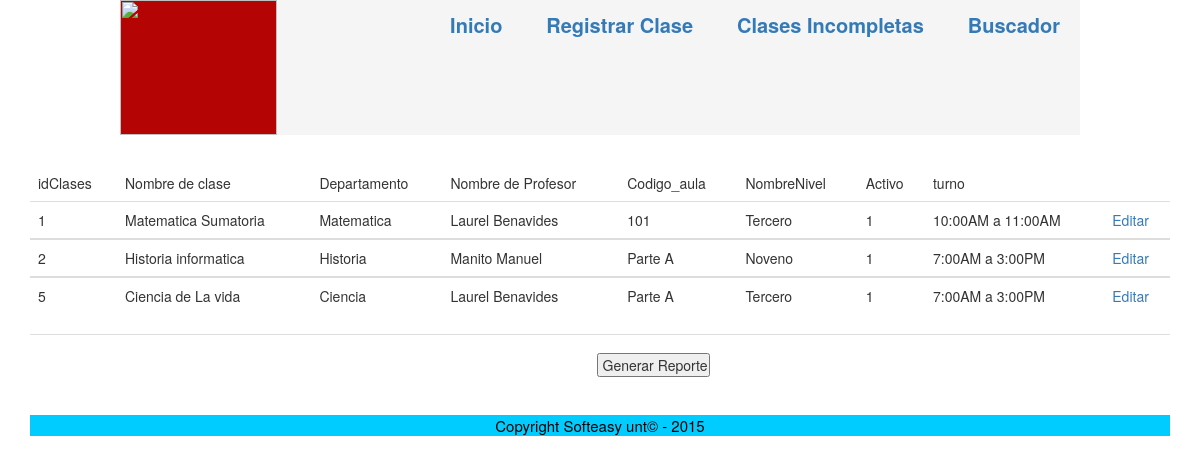
Page /Clases/Mostrar.php (signed in) on the earlier database version.
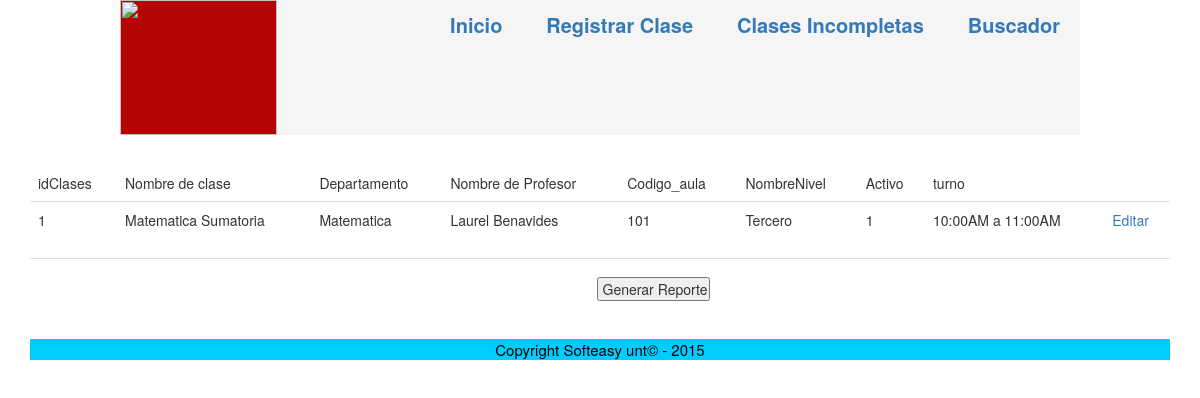
Same page on the later database version.
### tables this page shows
CREATE TABLE `clases` (
  `idClases` int(11) NOT NULL AUTO_INCREMENT,
  `Nombre_clase` varchar(45) NOT NULL,
  `IDDepartamento` int(11) DEFAULT NULL,
  `idProfesores` int(11) DEFAULT NULL,
  `idAulas` int(11) DEFAULT NULL,
  `IDNivel` int(11) DEFAULT NULL,
  `Activo` tinyint(1) DEFAULT NULL,
  `idTurno` int(11) DEFAULT NULL,
  PRIMARY KEY (`idClases`)
);

CREATE TABLE `Departamento` (
  `IDDepartamento` int(11) NOT NULL AUTO_INCREMENT,
  `Nombre` varchar(45) NOT NULL,
  `Descripcion` varchar(45) NOT NULL,
  PRIMARY KEY (`IDDepartamento`)
);

CREATE TABLE `profesores` (
  `idProfesores` int(11) NOT NULL AUTO_INCREMENT,
  `profesores_nombres` varchar(45) DEFAULT NULL,
  `Profesores_apellidos` varchar(45) DEFAULT NULL,
  `Sexo` varchar(45) DEFAULT NULL,
  `telefono` varchar(45) DEFAULT NULL,
  `celular` varchar(45) DEFAULT NULL,
  `Cedula` varchar(45) DEFAULT NULL,
  `direccion` varchar(45) DEFAULT NULL,
  `Nacionalidad` varchar(45) DEFAULT NULL,
  `Ciudad` varchar(45) DEFAULT NULL,
  `correo` varchar(50) DEFAULT NULL,
  `IDDepartamento` int(11) DEFAULT NULL,
  `Salario` float DEFAULT NULL,
  `Dinero` varchar(45) DEFAULT NULL,
  `FotoProf` mediumblob,
  `ProfDia` varchar(2) DEFAULT NULL,
  `ProfMes` varchar(45) DEFAULT NULL,
  `ProfAnio` varchar(4) DEFAULT NULL,
  `id_Turno` int(11) NOT NULL,
  `IDCargo` int(11) DEFAULT NULL,
  `Activo` tinyint(1) DEFAULT NULL,
  PRIMARY KEY (`idProfesores`)
);

CREATE TABLE `aulas` (
  `idAulas` int(11) NOT NULL AUTO_INCREMENT,
  `Codigo_aula` varchar(45) NOT NULL,
  `Descripcion` varchar(45) NOT NULL,
  `id_edificio` int(11) NOT NULL,
  PRIMARY KEY (`idAulas`)
);

CREATE TABLE `niveles` (
  `idNivel` int(11) NOT NULL AUTO_INCREMENT,
  `NombreNivel` varchar(20) NOT NULL,
  PRIMARY KEY (`idNivel`)
);

CREATE TABLE `turno` (
  `idTurno` int(11) NOT NULL AUTO_INCREMENT,
  `turno` varchar(45) NOT NULL,
  PRIMARY KEY (`idTurno`)
);

### Clases/Mostrar.php (the view, shortened to what this page needs)
  <?php require_once('../Connections/basededatos.php'); ?>
  <?php
$query_ClasesID = "SELECT clases.idClases, clases.Nombre_clase, Departamento.Nombre, profesores.profesores_nombres, profesores.Profesores_apellidos, aulas.Codigo_aula, niveles.NombreNivel, clases.Activo, turno.turno FROM clases, Departamento, profesores, aulas, niveles, turno WHERE Departamento.IDDepartamento=clases.IDDepartamento AND clases.idProfesores = profesores.idProfesores AND clases.idAulas =aulas.idAulas AND clases.IDNivel=niveles.idNivel AND turno.idTurno = clases.idTurno";
$ClasesID = mysql_query($query_ClasesID, $basededatos) or die(mysql_error());
$row_ClasesID = mysql_fetch_assoc($ClasesID);
?>
<!DOCTYPE html PUBLIC "-//W3C//DTD XHTML 1.0 Transitional//EN" "http://www.w3.org/TR/xhtml1/DTD/xhtml1-transitional.dtd">
<html xmlns="http://www.w3.org/1999/xhtml">
<head>
<link rel="stylesheet" href="../Css/Styles.css" type="text/css">
<link href="../Css/bootstrap.min.css" rel="stylesheet">
</head>
<body>
<header>
<div class= "contenedor">
<div class="logo">
<center><img src="../Imagenes/sca-administrator_solo_por_illustracion.jpg" alt="" width="157" height="135"/></center>
</div >
	<nav>
<p>
	<a href="../paginas/Home.php">Inicio</a>
    <a href="ClaseRegistro.php">Registrar Clase</a>
 	<a href="Claseincomplet.php">Clases Incompletas</a>
    <a href="Buscar.php">Buscador</a>
	</nav>
</div>
</header>
 <div class="container">
 <div class="table-responsive">
<p>&nbsp;</p>
<table class="table" width="80%">
  <thead>
  <tr>
    <td>idClases</td>
    <td>Nombre de clase</td>
    <td>Departamento</td>
    <td>Nombre de Profesor </td>
    <td>Codigo_aula</td>
    <td>NombreNivel</td>
    <td>Activo</td>
    <td>turno</td>
  </tr>
  </thead>
  <?php do { ?>
  <tbody>  <tr>
      <td><?php echo $row_ClasesID['idClases']; ?></td>
      <td><?php echo $row_ClasesID['Nombre_clase']; ?></td>
      <td><?php echo $row_ClasesID['Nombre']; ?></td>
      <td><?php echo $row_ClasesID['profesores_nombres']; ?> <?php echo $row_ClasesID['Profesores_apellidos']; ?> </td>
      <td><?php echo $row_ClasesID['Codigo_aula']; ?></td>
      <td><?php echo $row_ClasesID['NombreNivel']; ?></td>
      <td><?php echo $row_ClasesID['Activo']; ?></td>
      <td><?php echo $row_ClasesID['turno']; ?></td>
      <td><a href="#" onclick="javascript:emergente('clases.php?idClases=<?php echo $row_ClasesID["idClases"];?>') ">Editar</a></td>
    </tr>
    <?php } while ($row_ClasesID = mysql_fetch_assoc($ClasesID)); ?>
</tbody></table>
<table class="table" width="80%" border="0">
  <tr>
    <td width="49%">&nbsp;</td>
    <td width="39%"><p align="right">
    <form id="reporte" name="Report" method="post" action="Reporte.php"><input type="submit" value=" Generar Reporte" /></form> </p></td>
    <td width="12%">&nbsp;</td>
  </tr>
</table>
</div>
<div id="footer">
  <p> Copyright Softeasy unt&copy; - 2015</p>
  </div>
</div>
</body>
<p>&nbsp;</p>

Differences in the rows shown:
no longer on this page (row edited): clases: idClases "2", Nombre_clase "Historia informatica", IDDepartamento.Nombre "Historia", idProfesores.profesores_nombres "Manito", idProfesores.Profesores_apellidos "Manuel", idAulas.Codigo_aula "Parte A", IDNivel.NombreNivel "Noveno", Activo "1", idTurno.turno "7:00AM a 3:00PM"
removed clases: idClases "5", Nombre_clase "Ciencia de La vida", IDDepartamento.Nombre "Ciencia", idProfesores.profesores_nombres "Laurel", idProfesores.Profesores_apellidos "Benavides", idAulas.Codigo_aula "Parte A", IDNivel.NombreNivel "Tercero", Activo "1", idTurno.turno "7:00AM a 3:00PM"
